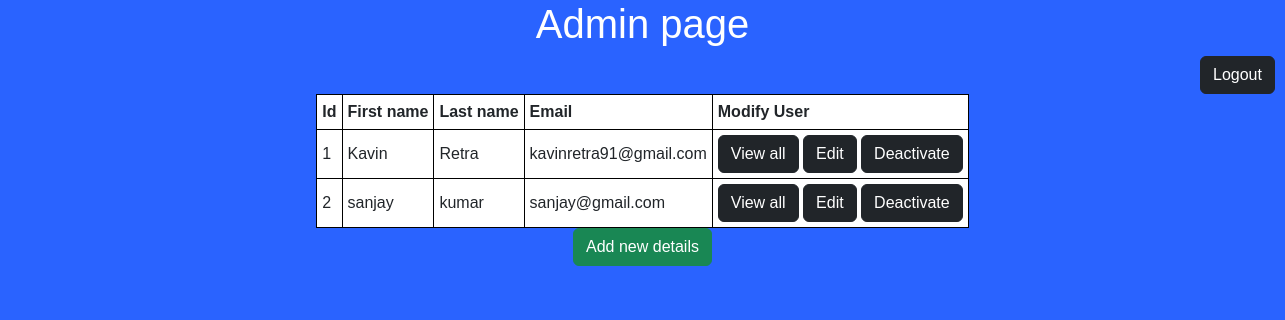
The page /myapp/adminpage (signed in) on the database its author committed.
### myapp/models.py (models this page shows)
class Registration(models.Model):
    first_name=models.CharField(max_length=100)
    last_name=models.CharField(max_length=100)
    gender_choices={('Male','Male'),('Female','Female'),('Others','Others')}
    gender=models.CharField(max_length=100,choices=gender_choices,default='Male')
    date_of_birth=models.DateField()
    email=models.EmailField()
    phone_number=models.IntegerField()
    country=models.CharField(max_length=100)
    state=models.CharField(max_length=100)
    city=models.CharField(max_length=100)
    hobbies=models.CharField(max_length=100)
    upload_avatar=models.FileField(upload_to='Avatar')
    is_active=models.BooleanField(null=True,default=True)

### myapp/views.py (the view)
# urls.py: path('adminpage',adminpage,name='adminpage'),
@login_required(login_url='login')
def adminpage(request):
        details=Registration.objects.all()
        return render(request,'list.html',{'details':details})

### myapp/templates/list.html
{% extends 'layout.html' %}
{% load static %}
{% block body %}
<h1 class="text-center" style="color: white;">Admin page</h1>
<div style="margin-left: 1200px;">
<a href="{% url 'logout' %}"><button class="btn btn-dark">Logout</button></a>
</div>
<table cellpadding="5" style="background-color: white; margin: auto;">
    <tr>
        <th>Id</th>
        <th>First name</th>
        <th>Last name</th>
        <th>Email</th>
        <th>Modify User</th>
    </tr>
        {% for i in details %}
        <tr>
        <td>{{forloop.counter}}</td>
        <td>{{i.first_name}}</td>
        <td>{{i.last_name}}</td>
        <td>{{i.email}}</td>
        <td><a href="{% url 'displayall' i.id %}"><button class="btn btn-dark">View all</button></a>
            <a href="{% url 'adminedit' i.id %}"><button class="btn btn-dark">Edit</button></a>
            {% if i.is_active == 1 %}
                <a href="{% url 'deactivate' i.id%}"><button class="btn btn-dark">Deactivate</button></a>
            {% else %}
                <a href="{% url 'activate' i.id%}"><button class="btn btn-dark">Activate</button></a></td>
            {% endif %}
        </tr>
        {% endfor %}
</table>
<div class="text-center">
<a href="{% url 'addetails' %}"><button class="btn btn-success">Add new details</button></a>
</div>
{% endblock %}

### myapp/templates/layout.html (style rules this page uses)
body { margin: 0; font-family: Arial, Helvetica, sans-serif; }
table,th,td { border: 1px solid black; }

### rows shown on the page
Registration: first_name "Kavin", last_name "Retra", email "kavinretra91@gmail.com", is_active "Deactivate"
Registration: first_name "sanjay", last_name "kumar", email "sanjay@gmail.com", is_active "Deactivate"
